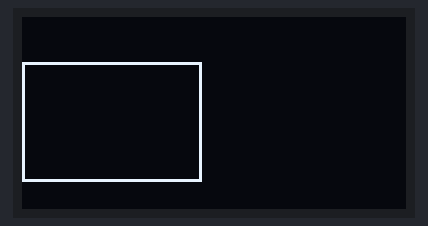
Bench run of a sketch on a simulated Arduino Uno, built with avr-gcc and run on an emulated ATmega328P. Parts: 128×64 one-colour display.

Above: at 2.1 s.
At 10.2 s:
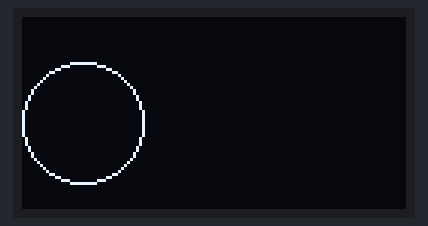
At 12.2 s:
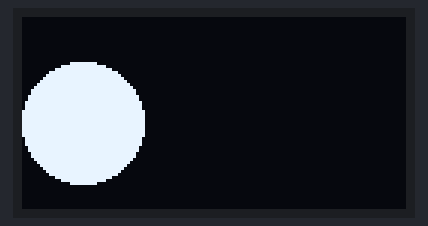
At 16.3 s:
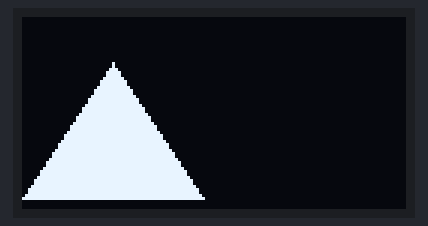
At 26.4 s:
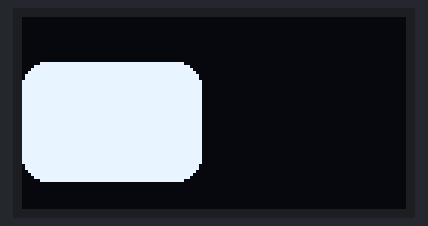
At 36.6 s:
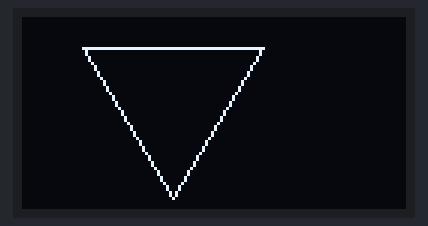

The sketch:

3-2_Shapes.ino
```cpp
// SDA = A4;
// SCL = A5;

#include<Wire.h>
#include<Adafruit_GFX.h>
#include<Adafruit_SSD1306.h>

#define SCREEN_WIDTH 128 //px
#define SCREEN_HEIGHT 64 //px

Adafruit_SSD1306 oled(SCREEN_WIDTH, SCREEN_HEIGHT);

void setup() {
  Serial.begin(9600);

  if (!oled.begin(SSD1306_SWITCHCAPVCC, 0x3C)) {
    Serial.println(F("SSD1306 allocation failed!"));
    while (true);
  }
  delay(2000);
  oled.setCursor(0, 0);
}

void loop() {
  //draw rectangle
  oled.clearDisplay();
  oled.drawRect(0, 15, 60, 40, WHITE);
  oled.display();
  delay(2000);

  // fill rectangle
  oled.clearDisplay();
  oled.fillRect(0, 15, 60, 40, WHITE);
  oled.display();
  delay(2000);


  // draw the round rectangle
  oled.clearDisplay();
  oled.drawRoundRect(0, 15, 60, 40, 8, WHITE);
  oled.display();
  delay(2000);

  // fill the round rectangle
  oled.clearDisplay();
  oled.fillRoundRect(0, 15, 60, 40, 8, WHITE);
  oled.display();
  delay(2000);

  // draw circle
  oled.clearDisplay();
  oled.drawCircle(20, 35, 20, WHITE);
  oled.display();
  delay(2000);

  // fill circle
  oled.clearDisplay();
  oled.fillCircle(20, 35, 20, WHITE);
  oled.display();
  delay(2000);

  // draw triangle
  oled.clearDisplay();
  oled.drawTriangle(30, 15, 0, 60, 60, 60, WHITE);
  oled.display();
  delay(2000);

  // fill triangle
  oled.clearDisplay();
  oled.fillTriangle(30, 15, 0, 60, 60, 60, WHITE);
  oled.display();
  delay(2000);

  // draw inverse triangle
  oled.clearDisplay();
  oled.drawTriangle(20, 10, 80, 10, 50, 60, WHITE);
  oled.display();
  delay(2000);
}
```

Measured:
- what the display in image 0 shows lasts 2.0 s, from 2.1 s to 4.1 s
